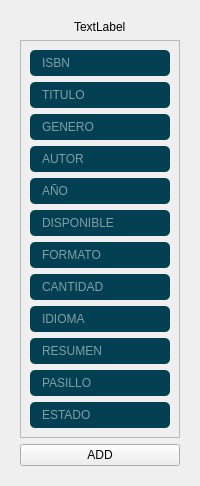
            <widget class="QWidget" name="tab_2">
             <attribute name="title">
              <string>Tab 2</string>
             </attribute>
             <layout class="QVBoxLayout" name="verticalLayout_18">
              <item>
               <widget class="QWidget" name="widget_5" native="true">
                <layout class="QVBoxLayout" name="verticalLayout_17">
                 <item alignment="Qt::AlignHCenter">
                  <widget class="QLabel" name="label_7">
                   <property name="maximumSize">
                    <size>
                     <width>70</width>
                     <height>70</height>
                    </size>
                   </property>
                   <property name="text">
                    <string>TextLabel</string>
                   </property>
                  </widget>
                 </item>
                 <item>
                  <widget class="QFrame" name="frame_6">
                   <property name="frameShape">
                    <enum>QFrame::StyledPanel</enum>
                   </property>
                   <property name="frameShadow">
                    <enum>QFrame::Raised</enum>
                   </property>
                   <layout class="QVBoxLayout" name="verticalLayout_16">
                    <item>
                     <widget class="QLineEdit" name="ISBN_LE">
                      <property name="styleSheet">
                       <string notr="true">background-color: rgb(2, 63, 82);
padding: 5px 10px;
border-radius: 5px;

color: rgb(255, 255, 255);</string>
                      </property>
                      <property name="placeholderText">
                       <string>ISBN</string>
                      </property>
                     </widget>
                    </item>
                    <item>
                     <widget class="QLineEdit" name="TITULO_LE">
                      <property name="styleSheet">
                       <string notr="true">background-color: rgb(2, 63, 82);
padding: 5px 10px;
border-radius: 5px;

color: rgb(255, 255, 255);</string>
                      </property>
                      <property name="placeholderText">
                       <string>TITULO</string>
                      </property>
                     </widget>
                    </item>
                    <item>
                     <widget class="QLineEdit" name="GENERO_LE">
                      <property name="styleSheet">
                       <string notr="true">background-color: rgb(2, 63, 82);
padding: 5px 10px;
border-radius: 5px;

color: rgb(255, 255, 255);</string>
                      </property>
                      <property name="placeholderText">
                       <string>GENERO</string>
                      </property>
                     </widget>
                    </item>
                    <item>
                     <widget class="QLineEdit" name="AUTOR_LE">
                      <property name="styleSheet">
                       <string notr="true">background-color: rgb(2, 63, 82);
padding: 5px 10px;
border-radius: 5px;

color: rgb(255, 255, 255);</string>
                      </property>
                      <property name="placeholderText">
                       <string>AUTOR</string>
                      </property>
                     </widget>
                    </item>
                    <item>
                     <widget class="QLineEdit" name="ANOP_LE">
                      <property name="styleSheet">
                       <string notr="true">background-color: rgb(2, 63, 82);
padding: 5px 10px;
border-radius: 5px;

color: rgb(255, 255, 255);</string>
                      </property>
                      <property name="placeholderText">
                       <string>AÑO</string>
                      </property>
                     </widget>
                    </item>
                    <item>
                     <widget class="QLineEdit" name="DISPONIBLE_LE">
                      <property name="styleSheet">
                       <string notr="true">background-color: rgb(2, 63, 82);
padding: 5px 10px;
border-radius: 5px;

color: rgb(255, 255, 255);</string>
                      </property>
                      <property name="placeholderText">
                       <string>DISPONIBLE</string>
                      </property>
                     </widget>
                    </item>
                    <item>
                     <widget class="QLineEdit" name="FORMATO_LE">
                      <property name="styleSheet">
                       <string notr="true">background-color: rgb(2, 63, 82);
padding: 5px 10px;
border-radius: 5px;

color: rgb(255, 255, 255);</string>
                      </property>
                      <property name="placeholderText">
                       <string>FORMATO</string>
                      </property>
                     </widget>
                    </item>
                    <item>
                     <widget class="QLineEdit" name="CANTIDAD_LE">
                      <property name="styleSheet">
                       <string notr="true">background-color: rgb(2, 63, 82);
padding: 5px 10px;
border-radius: 5px;

color: rgb(255, 255, 255);</string>
                      </property>
                      <property name="placeholderText">
                       <string>CANTIDAD</string>
                      </property>
                     </widget>
                    </item>
                    <item>
                     <widget class="QLineEdit" name="IDIOMA_LE">
                      <property name="styleSheet">
                       <string notr="true">background-color: rgb(2, 63, 82);
padding: 5px 10px;
border-radius: 5px;

color: rgb(255, 255, 255);</string>
                      </property>
                      <property name="placeholderText">
                       <string>IDIOMA</string>
                      </property>
                     </widget>
                    </item>
                    <item>
                     <widget class="QLineEdit" name="RESUMEN_LE">
                      <property name="styleSheet">
                       <string notr="true">background-color: rgb(2, 63, 82);
padding: 5px 10px;
border-radius: 5px;

color: rgb(255, 255, 255);</string>
                      </property>
                      <property name="placeholderText">
                       <string>RESUMEN</string>
                      </property>
                     </widget>
                    </item>
                    <item>
                     <widget class="QLineEdit" name="PASILLO_LE">
                      <property name="styleSheet">
                       <string notr="true">background-color: rgb(2, 63, 82);
padding: 5px 10px;
border-radius: 5px;

color: rgb(255, 255, 255);</string>
                      </property>
                      <property name="placeholderText">
                       <string>PASILLO</string>
                      </property>
                     </widget>
                    </item>
                    <item>
                     <widget class="QLineEdit" name="ESTADO_LE">
                      <property name="styleSheet">
                       <string notr="true">background-color: rgb(2, 63, 82);
padding: 5px 10px;
border-radius: 5px;

color: rgb(255, 255, 255);</string>
                      </property>
                      <property name="placeholderText">
                       <string>ESTADO</string>
                      </property>
                     </widget>
                    </item>
                   </layout>
                  </widget>
                 </item>
                 <item>
                  <widget class="QPushButton" name="pushButton">
                   <property name="text">
                    <string>ADD</string>
                   </property>
                   <property name="iconSize">
                    <size>
                     <width>25</width>
                     <height>25</height>
                    </size>
                   </property>
                  </widget>
                 </item>
                </layout>
               </widget>
              </item>
             </layout>
            </widget>
